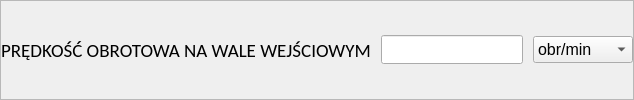
                  <widget class="QFrame" name="frame_velocity_in">
                   <property name="sizePolicy">
                    <sizepolicy hsizetype="Minimum" vsizetype="Maximum">
                     <horstretch>0</horstretch>
                     <verstretch>0</verstretch>
                    </sizepolicy>
                   </property>
                   <property name="styleSheet">
                    <string notr="true"/>
                   </property>
                   <property name="frameShape">
                    <enum>QFrame::StyledPanel</enum>
                   </property>
                   <property name="frameShadow">
                    <enum>QFrame::Raised</enum>
                   </property>
                   <layout class="QHBoxLayout" name="horizontalLayout_17">
                    <property name="spacing">
                     <number>0</number>
                    </property>
                    <property name="leftMargin">
                     <number>0</number>
                    </property>
                    <property name="topMargin">
                     <number>0</number>
                    </property>
                    <property name="rightMargin">
                     <number>0</number>
                    </property>
                    <property name="bottomMargin">
                     <number>0</number>
                    </property>
                    <item>
                     <widget class="QLabel" name="label_velocity_in">
                      <property name="sizePolicy">
                       <sizepolicy hsizetype="Fixed" vsizetype="Preferred">
                        <horstretch>0</horstretch>
                        <verstretch>0</verstretch>
                       </sizepolicy>
                      </property>
                      <property name="minimumSize">
                       <size>
                        <width>370</width>
                        <height>0</height>
                       </size>
                      </property>
                      <property name="maximumSize">
                       <size>
                        <width>370</width>
                        <height>16777215</height>
                       </size>
                      </property>
                      <property name="font">
                       <font>
                        <family>Calibri</family>
                        <pointsize>14</pointsize>
                       </font>
                      </property>
                      <property name="text">
                       <string>PRĘDKOŚĆ OBROTOWA NA WALE WEJŚCIOWYM</string>
                      </property>
                     </widget>
                    </item>
                    <item>
                     <widget class="QLineEdit" name="lineEdit_velocity_in">
                      <property name="sizePolicy">
                       <sizepolicy hsizetype="Expanding" vsizetype="Fixed">
                        <horstretch>0</horstretch>
                        <verstretch>0</verstretch>
                       </sizepolicy>
                      </property>
                      <property name="minimumSize">
                       <size>
                        <width>0</width>
                        <height>40</height>
                       </size>
                      </property>
                      <property name="maximumSize">
                       <size>
                        <width>16777215</width>
                        <height>16777215</height>
                       </size>
                      </property>
                      <property name="font">
                       <font>
                        <family>Calibri</family>
                        <pointsize>14</pointsize>
                       </font>
                      </property>
                      <property name="styleSheet">
                       <string notr="true">margin: 10px;</string>
                      </property>
                      <property name="dragEnabled">
                       <bool>false</bool>
                      </property>
                      <property name="placeholderText">
                       <string/>
                      </property>
                      <property name="clearButtonEnabled">
                       <bool>true</bool>
                      </property>
                     </widget>
                    </item>
                    <item>
                     <widget class="QComboBox" name="comboBox_velocity_in">
                      <property name="sizePolicy">
                       <sizepolicy hsizetype="Fixed" vsizetype="Fixed">
                        <horstretch>0</horstretch>
                        <verstretch>0</verstretch>
                       </sizepolicy>
                      </property>
                      <property name="minimumSize">
                       <size>
                        <width>100</width>
                        <height>0</height>
                       </size>
                      </property>
                      <property name="maximumSize">
                       <size>
                        <width>93</width>
                        <height>16777215</height>
                       </size>
                      </property>
                      <property name="font">
                       <font>
                        <pointsize>12</pointsize>
                       </font>
                      </property>
                      <item>
                       <property name="text">
                        <string>obr/min</string>
                       </property>
                      </item>
                      <item>
                       <property name="text">
                        <string>rad/s</string>
                       </property>
                      </item>
                     </widget>
                    </item>
                   </layout>
                  </widget>
